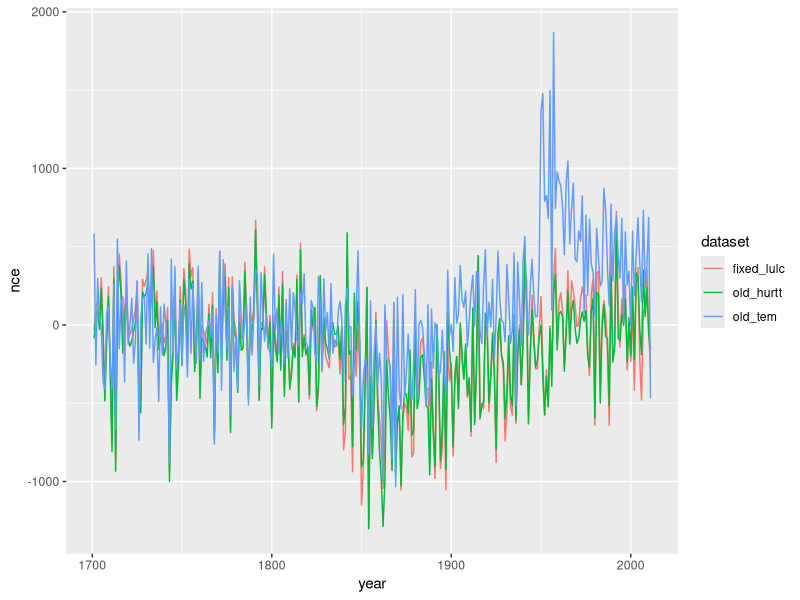
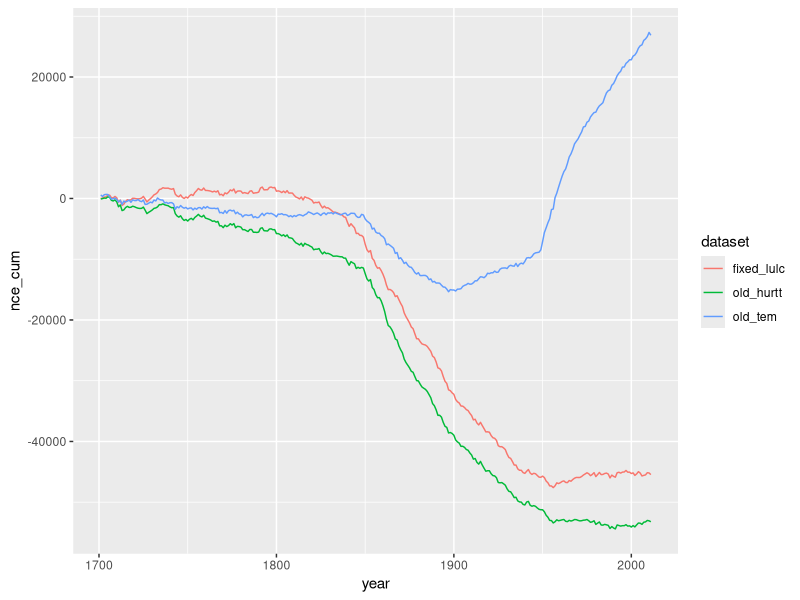
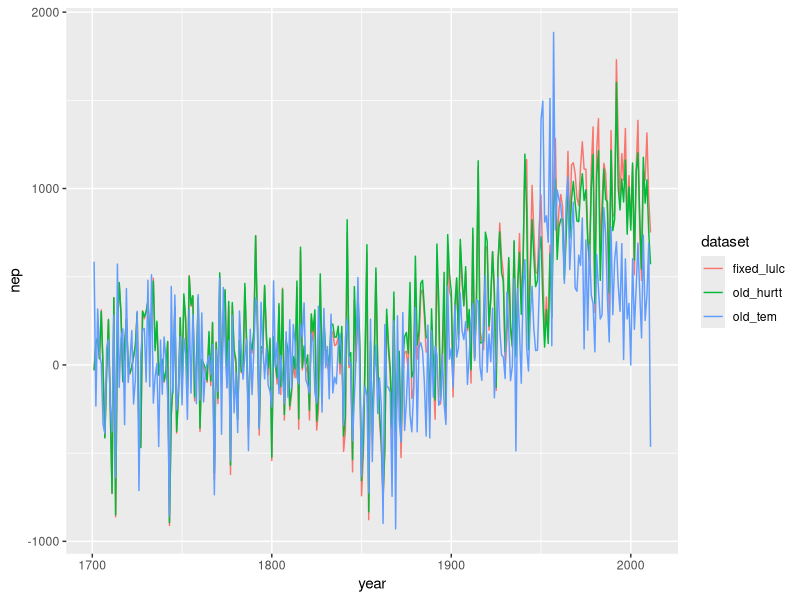
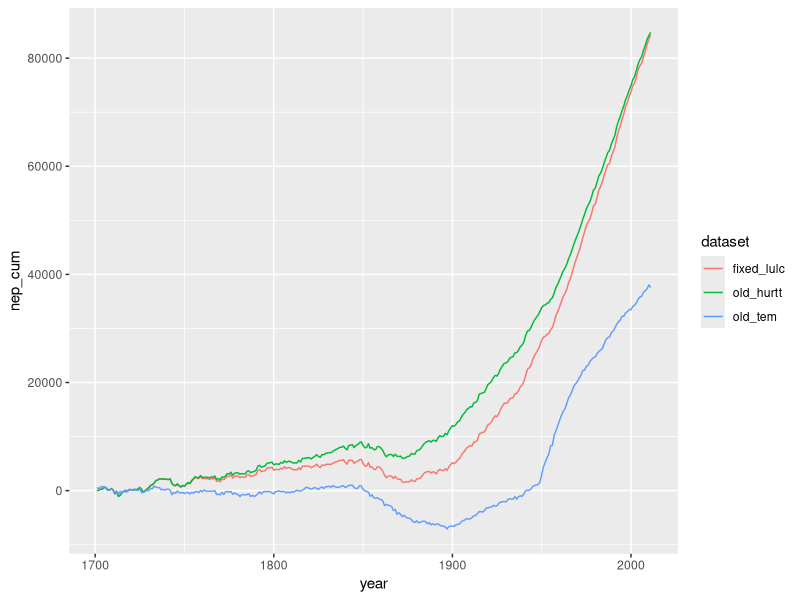

Write R code to recreate these figures, in order.
### Compare trends across datasets

### inDF
inDF <- read.csv("result/trend_comparison.csv")

inDF1 <- subset(inDF, select = c("year", "nce_fixed_lulcc","nce_cum_fixed_lulcc",
                                 "nep_fixed_lulcc", "nep_cum_flixed_lulcc"))

inDF2 <- subset(inDF, select = c("year", "nce", "nce_cum_old_tem", "nep_old_tem",
                                 "nep_cum_old_tem"))

inDF3 <- subset(inDF, select = c("year", "nce_old_hurtt", "nce_cum_old_hurtt",
                                 "nep_old_hurtt", "nep_cum_old_hurtt"))

inDF1$dataset <- "fixed_lulc"
inDF2$dataset <- "old_tem"
inDF3$dataset <- "old_hurtt"

colnames(inDF3) <- colnames(inDF2) <- colnames(inDF1) <- c("year","nce","nce_cum",
                                                           "nep", "nep_cum","dataset")

myDF <- rbind(inDF1, inDF2)
myDF <- rbind(myDF, inDF3)

### library
require(ggplot2)

### plotting
pdf("trend_comparison.pdf")
p <- ggplot(myDF, aes(x=year, y=nce, group=dataset)) +
    geom_line(aes(color=dataset))
plot(p)

p <- ggplot(myDF, aes(x=year, y=nce_cum, group=dataset)) +
    geom_line(aes(color=dataset))
plot(p)

p <- ggplot(myDF, aes(x=year, y=nep, group=dataset)) +
    geom_line(aes(color=dataset))
plot(p)

p <- ggplot(myDF, aes(x=year, y=nep_cum, group=dataset)) +
    geom_line(aes(color=dataset))
plot(p)

dev.off()

